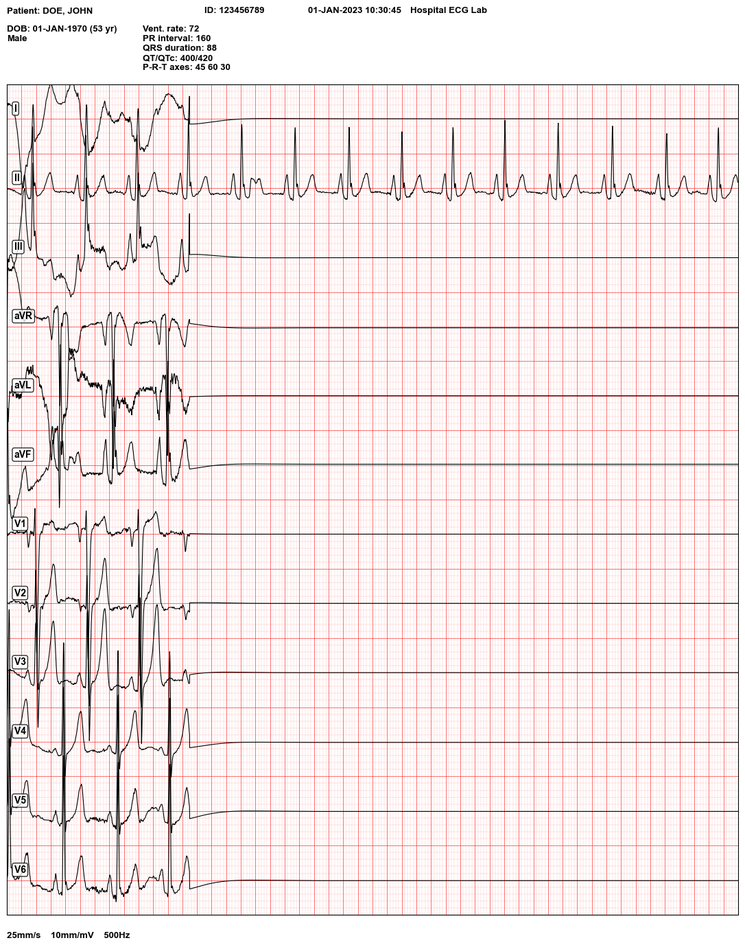
#> input picture 00001_-0_0000.png, 745 x 947 px, shrunk from 1086 x 1380 before the run
$ python digit.py 00001_-0_0000.png
#> lines starting #> are read from the running program, lines starting #| are printed output that depends on the picture; after the words box and inside, x2 and y2 are one past the last pixel; in counts of white or black regions, pixels touching at a corner belong together
#!/usr/bin/env python3
"""
ECG PNG to WFDB Converter
Digitizes ECG traces from PNG images and converts to WFDB format
"""

import cv2
import numpy as np
import wfdb
import matplotlib.pyplot as plt
from scipy import signal
from scipy.interpolate import interp1d
import argparse
import os
from typing import List, Tuple, Dict
import json

class ECGDigitizer:
    def __init__(self, sampling_rate: int = 500):
        """
        Initialize ECG digitizer

        Args:
            sampling_rate: Target sampling rate for output signals (Hz)
        """
        self.sampling_rate = sampling_rate
        self.lead_names = ['I', 'II', 'III', 'aVR', 'aVL', 'aVF', 'V1', 'V2', 'V3', 'V4', 'V5', 'V6']

    def preprocess_image(self, image_path: str) -> np.ndarray:
        """
        Load and preprocess the ECG image

        Args:
            image_path: Path to the ECG PNG file

        Returns:
            Preprocessed grayscale image
        """
        # Load image
        img = cv2.imread(image_path)
        if img is None:
            raise ValueError(f"Could not load image: {image_path}")

        # Convert to grayscale
        gray = cv2.cvtColor(img, cv2.COLOR_BGR2GRAY)

        # Apply Gaussian blur to reduce noise
        blurred = cv2.GaussianBlur(gray, (3, 3), 0)

        # Enhance contrast
        clahe = cv2.createCLAHE(clipLimit=2.0, tileGridSize=(8, 8))
        enhanced = clahe.apply(blurred)

        return enhanced

    def detect_grid_and_calibration(self, image: np.ndarray) -> Dict:
        """
        Detect ECG grid and calibration information

        Args:
            image: Preprocessed grayscale image

        Returns:
            Dictionary containing grid and calibration info
        """
        height, width = image.shape

        # Detect horizontal and vertical lines (grid)
        horizontal_kernel = cv2.getStructuringElement(cv2.MORPH_RECT, (width//20, 1))
        vertical_kernel = cv2.getStructuringElement(cv2.MORPH_RECT, (1, height//20))

        # Find horizontal lines
        horizontal_lines = cv2.morphologyEx(image, cv2.MORPH_OPEN, horizontal_kernel)
        horizontal_lines = cv2.dilate(horizontal_lines, horizontal_kernel, iterations=2)

        # Find vertical lines
        vertical_lines = cv2.morphologyEx(image, cv2.MORPH_OPEN, vertical_kernel)
        vertical_lines = cv2.dilate(vertical_lines, vertical_kernel, iterations=2)

        # Standard ECG paper: 25mm/s, 10mm/mV
        # Estimate pixels per mm based on grid detection
        h_lines_y = np.where(np.mean(horizontal_lines, axis=1) > 50)[0]
        v_lines_x = np.where(np.mean(vertical_lines, axis=0) > 50)[0]

        if len(h_lines_y) > 1 and len(v_lines_x) > 1:
            pixels_per_mm_y = np.median(np.diff(h_lines_y))
            pixels_per_mm_x = np.median(np.diff(v_lines_x))
        else:
            # Default fallback values
            pixels_per_mm_y = height / 100  # Assume 100mm height
            pixels_per_mm_x = width / 250   # Assume 250mm width (10s at 25mm/s)

        return {
            'pixels_per_mm_x': pixels_per_mm_x,
            'pixels_per_mm_y': pixels_per_mm_y,
            'horizontal_lines': h_lines_y,
            'vertical_lines': v_lines_x,
            'image_width': width,
            'image_height': height
        }

    def segment_leads(self, image: np.ndarray, num_leads: int = 12) -> List[np.ndarray]:
        """
        Segment the image into individual lead strips

        Args:
            image: Preprocessed image
            num_leads: Number of leads to extract

        Returns:
            List of image segments for each lead
        """
        height, width = image.shape

        # Common ECG layouts
        if num_leads == 12:
            # Standard 12-lead layout: 4 rows of 3 leads + rhythm strip
            rows = 4
            leads_per_row = 3
        elif num_leads == 6:
            rows = 2
            leads_per_row = 3
        elif num_leads == 3:
            rows = 3
            leads_per_row = 1
        else:
            rows = num_leads
            leads_per_row = 1

        row_height = height // rows
        lead_segments = []

        for row in range(rows):
            y_start = row * row_height
            y_end = (row + 1) * row_height

            if row < rows - 1:  # Not the last row (rhythm strip)
                col_width = width // leads_per_row
                for col in range(leads_per_row):
                    x_start = col * col_width
                    x_end = (col + 1) * col_width
                    segment = image[y_start:y_end, x_start:x_end]
                    lead_segments.append(segment)
            else:
                # Last row is typically a rhythm strip (full width)
                segment = image[y_start:y_end, :]
                lead_segments.append(segment)

        return lead_segments[:num_leads]

    def extract_signal_from_segment(self, segment: np.ndarray, calibration: Dict) -> np.ndarray:
        """
        Extract the signal trace from a lead segment

        Args:
            segment: Image segment containing one lead
            calibration: Calibration information

        Returns:
            1D array of signal values
        """
        height, width = segment.shape

        # Apply threshold to isolate the signal trace
        # ECG traces are typically dark on light background
        thresh = cv2.threshold(segment, 0, 255, cv2.THRESH_BINARY + cv2.THRESH_OTSU)[1]

        # Invert if needed (signal should be white on black)
        if np.mean(thresh) > 127:
            thresh = cv2.bitwise_not(thresh)

        # Find the signal trace for each x position
        signal_y = []

        for x in range(width):
            column = thresh[:, x]
            white_pixels = np.where(column == 255)[0]

            if len(white_pixels) > 0:
                # Use median y position of white pixels
                y_pos = np.median(white_pixels)
            else:
                # Interpolate from neighboring columns
                y_pos = height // 2  # Default to middle

            signal_y.append(y_pos)

        # Convert pixel positions to voltage values
        # Invert y-axis (top of image = positive voltage)
        signal_y = np.array(signal_y)
        signal_y = height - signal_y

        # Convert to mV using calibration
        # Standard: 10mm = 1mV
        pixels_per_mv = calibration['pixels_per_mm_y'] * 10
        signal_mv = (signal_y - height/2) / pixels_per_mv

        # Smooth the signal
        signal_mv = signal.savgol_filter(signal_mv, window_length=5, polyorder=2)

        return signal_mv

    def resample_signal(self, signal_data: np.ndarray, original_duration: float) -> np.ndarray:
        """
        Resample signal to target sampling rate

        Args:
            signal_data: Original signal data
            original_duration: Duration of original signal in seconds

        Returns:
            Resampled signal data
        """
        original_length = len(signal_data)
        target_length = int(original_duration * self.sampling_rate)

        # Create interpolation function
        x_original = np.linspace(0, original_duration, original_length)
        x_target = np.linspace(0, original_duration, target_length)

        interpolator = interp1d(x_original, signal_data, kind='cubic',
                              bounds_error=False, fill_value='extrapolate')
        resampled = interpolator(x_target)

        return resampled

    def digitize_ecg(self, image_path: str, duration: float = 10.0,
                    num_leads: int = 12, output_name: str = None) -> str:
        """
        Main function to digitize ECG from PNG and save as WFDB

        Args:
            image_path: Path to ECG PNG file
            duration: Duration of ECG recording in seconds
            num_leads: Number of leads to extract
            output_name: Output filename (without extension)

        Returns:
            Path to created WFDB files
        """
        if output_name is None:
            output_name = os.path.splitext(os.path.basename(image_path))[0]

        print(f"Processing ECG image: {image_path}")

        # Preprocess image
        image = self.preprocess_image(image_path)
        print(f"Image loaded: {image.shape}")

        # Detect calibration
        calibration = self.detect_grid_and_calibration(image)
        print(f"Calibration detected - X: {calibration['pixels_per_mm_x']:.1f} px/mm, "
              f"Y: {calibration['pixels_per_mm_y']:.1f} px/mm")

        # Segment leads
        lead_segments = self.segment_leads(image, num_leads)
        print(f"Segmented into {len(lead_segments)} leads")

        # Extract signals from each lead
        signals = []
        lead_names_used = self.lead_names[:num_leads]

        for i, segment in enumerate(lead_segments):
            print(f"Extracting signal from lead {lead_names_used[i]}...")
            signal_data = self.extract_signal_from_segment(segment, calibration)

            # Resample to target sampling rate
            resampled_signal = self.resample_signal(signal_data, duration)
            signals.append(resampled_signal)

        # Convert to numpy array (leads x samples)
        signals_array = np.array(signals)

        # Create WFDB record
        self.save_wfdb_record(signals_array, lead_names_used, output_name, duration)

        print(f"WFDB files created: {output_name}.dat, {output_name}.hea")
        return output_name

    def save_wfdb_record(self, signals: np.ndarray, lead_names: List[str],
                        record_name: str, duration: float):
        """
        Save signals as WFDB format files

        Args:
            signals: Signal data (leads x samples)
            lead_names: Names of the leads
            record_name: Output record name
            duration: Signal duration in seconds
        """
        # WFDB expects signals in (samples x leads) format
        signals_transposed = signals.T

        # Create signal info for each lead
        sig_names = lead_names
        units = ['mV'] * len(lead_names)

        # Write WFDB record
        wfdb.wrsamp(
            record_name=record_name,
            fs=self.sampling_rate,
            units=units,
            sig_name=sig_names,
            p_signal=signals_transposed,
            fmt=['16'] * len(lead_names),
            comments=[f'Digitized from PNG image', f'Duration: {duration}s']
        )

    # [47 lines left out: functions validate_output, plot_validation, not called in this run]


def main():
    """Main function with command line interface"""
    parser = argparse.ArgumentParser(description='Digitize ECG PNG files to WFDB format')
    parser.add_argument('input_image', help='Path to input ECG PNG file')
    parser.add_argument('-o', '--output', help='Output filename (without extension)')
    parser.add_argument('-d', '--duration', type=float, default=10.0,
                       help='Duration of ECG recording in seconds (default: 10.0)')
    parser.add_argument('-n', '--num_leads', type=int, default=12,
                       help='Number of leads to extract (default: 12)')
    parser.add_argument('-fs', '--sampling_rate', type=int, default=500,
                       help='Sampling rate in Hz (default: 500)')
    parser.add_argument('--validate', action='store_true',
                       help='Validate output by plotting signals')

    args = parser.parse_args()

    # Initialize digitizer
    digitizer = ECGDigitizer(sampling_rate=args.sampling_rate)

    try:
        # Process the ECG image
        output_name = digitizer.digitize_ecg(
            image_path=args.input_image,
            duration=args.duration,
            num_leads=args.num_leads,
            output_name=args.output
        )

        # Validate if requested
        if args.validate:
            digitizer.validate_output(output_name)

        print(f"\nSuccessfully digitized ECG to WFDB format: {output_name}")

    except Exception as e:
        print(f"Error processing ECG: {e}")
        return 1

    return 0


# Example usage functions
# [54 lines left out: functions batch_process_ecgs, create_sample_config, not called in this run]


if __name__ == "__main__":
    import sys

    # Check if required packages are available
    required_packages = ['cv2', 'wfdb', 'scipy', 'matplotlib']
    missing_packages = []

    for package in required_packages:
        try:
            __import__(package)
        except ImportError:
            missing_packages.append(package)

    if missing_packages:
        print(f"Missing required packages: {', '.join(missing_packages)}")
        print("Install with: pip install opencv-python wfdb scipy matplotlib")
        sys.exit(1)

    # Run main function
    sys.exit(main())
#> in preprocess_image, img is the input picture: shape (947, 745, 3); mean B, G, R 231.8, 231.8, 245.6
#> in preprocess_image, `gray = cv2.cvtColor(img, cv2.COLOR_BGR2GRAY)`:
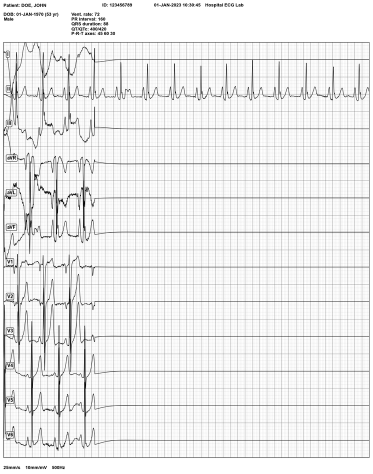
#> gray: shape (947, 745) (shown at 1/2 size); min 0, max 255, mean 235.9
#> in preprocess_image, `enhanced = clahe.apply(blurred)`:
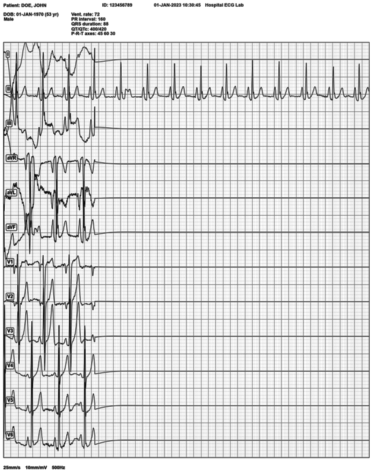
#> enhanced: shape (947, 745) (shown at 1/2 size); min 2, max 255, mean 218.8
#| Image loaded: (947, 745)
#> in detect_grid_and_calibration, `horizontal_lines = cv2.dilate(horizontal_lines, horizontal_kernel, ite..`:
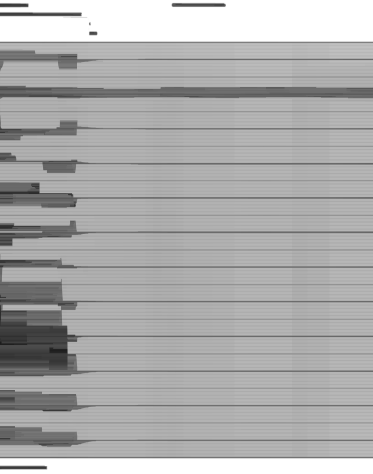
#> horizontal_lines: shape (947, 745) (shown at 1/2 size); min 27, max 255, mean 173.2
#> in detect_grid_and_calibration, `vertical_lines = cv2.morphologyEx(image, cv2.MORPH_OPEN, vertical_kern..`:
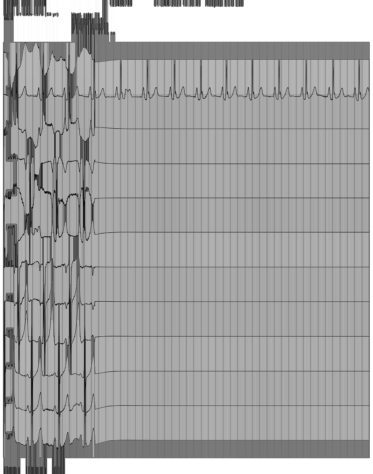
#> vertical_lines: shape (947, 745) (shown at 1/2 size); min 2, max 255, mean 165.3
#> in detect_grid_and_calibration, `vertical_lines = cv2.dilate(vertical_lines, vertical_kernel, iteration..`:
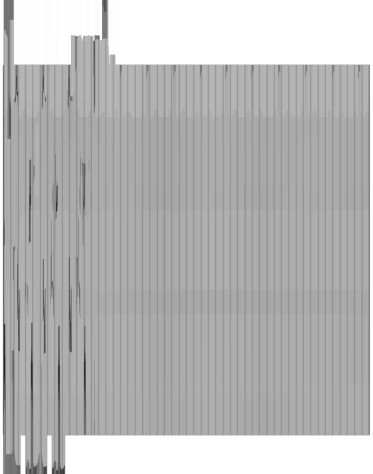
#> vertical_lines: shape (947, 745) (shown at 1/2 size); min 24, max 255, mean 184
#> in detect_grid_and_calibration, `h_lines_y = np.where(np.mean(horizontal_lines, axis=1) > 50)[0]`: h_lines_y = 947 values from 0 to 946
#> in detect_grid_and_calibration, `v_lines_x = np.where(np.mean(vertical_lines, axis=0) > 50)[0]`: v_lines_x = 745 values from 0 to 744
#> in detect_grid_and_calibration, `pixels_per_mm_y = np.median(np.diff(h_lines_y))`: pixels_per_mm_y = 1
#> in digitize_ecg, `calibration = self.detect_grid_and_calibration(image)`: calibration = 6 items
#| Calibration detected - X: 1.0 px/mm, Y: 1.0 px/mm
#> after the loop in segment_leads, `for row in range(rows):`: lead_segments = 10 items
#| Segmented into 10 leads
#> the loop in digitize_ecg, `for i, segment in enumerate(lead_segments):` made 10 passes
#> (width in extract_signal_from_segment, original_length in resample_signal) on passes 1 to 8: (248, 248), (248, 248), (248, 248), (248, 248), (248, 248), (248, 248), (248, 248), (248, 248)
#> (printed output is left out)
#> pass 1, in extract_signal_from_segment, `thresh = cv2.threshold(segment, 0, 255, cv2.THRESH_BINARY + cv2.THRESH..`:
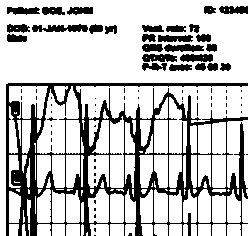
#> thresh: shape (236, 248); 75.8% white; 75 black regions (48 under 20 px), largest, box (x1, y1, x2, y2) and area: (6, 83, 248, 236) 10349, (32, 24, 88, 32) 314, (164, 44, 204, 52) 235
#> pass 2, in extract_signal_from_segment (call 2), `thresh = cv2.threshold(segment, 0, 255, cv2.THRESH_BINARY + cv2.THRESH..`:
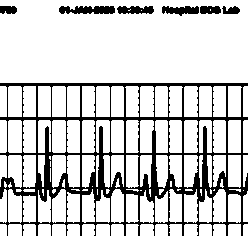
#> thresh: shape (236, 248); 81.8% white; 7 black regions, largest, box (x1, y1, x2, y2) and area: (0, 83, 248, 236) 9416, (59, 6, 115, 14) 370, (162, 6, 199, 16) 253
#> (the program exits here)

$ run again, on 40689238.png
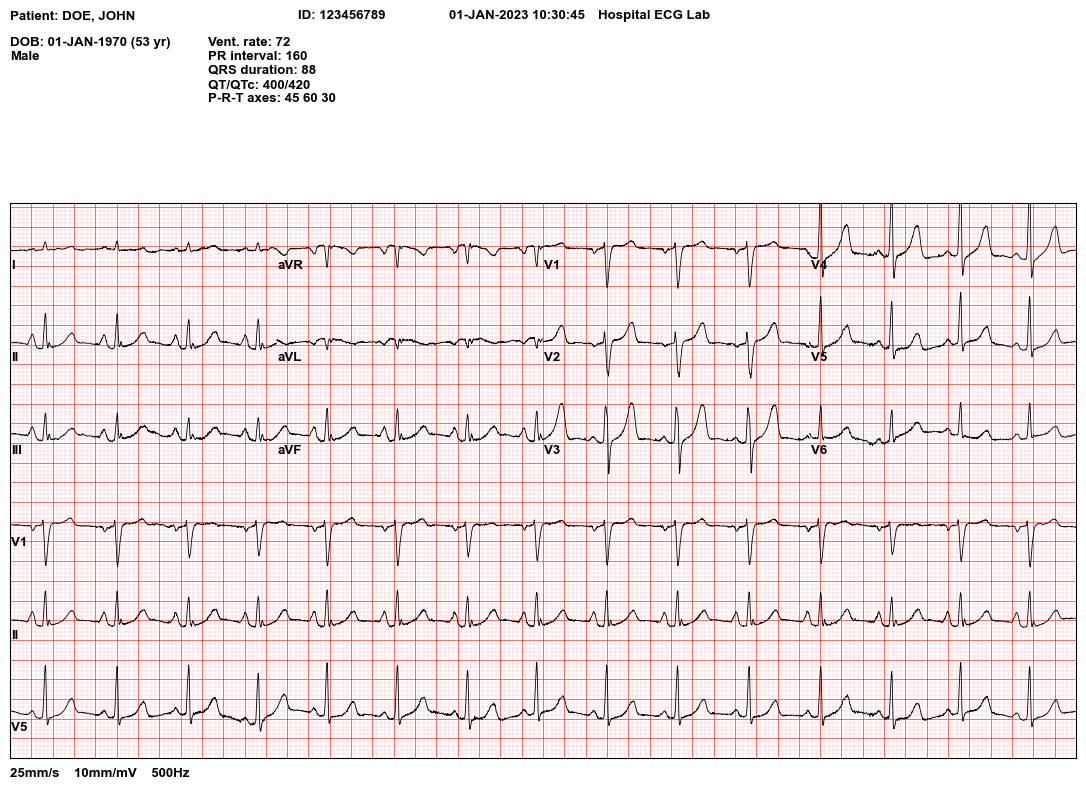
#> input picture 40689238.png, 1086 x 790 px
#> in preprocess_image, img is the input picture: shape (790, 1086, 3); mean B, G, R 231.4, 231.4, 247.5
#| Image loaded: (790, 1086)
#> in detect_grid_and_calibration, `vertical_lines = cv2.dilate(vertical_lines, vertical_kernel, iteration..`:
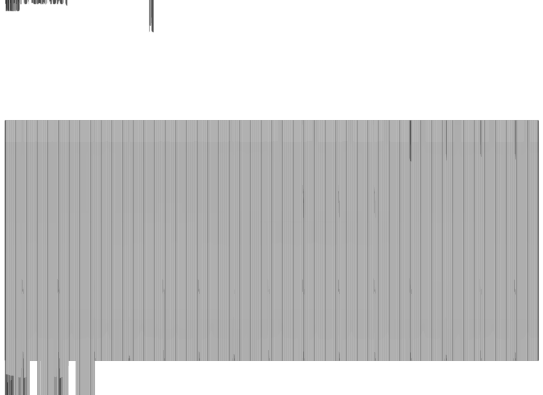
#> vertical_lines: shape (790, 1086) (shown at 1/2 size); min 34, max 255, mean 203
#> h_lines_y = 790 values from 0 to 789
#> v_lines_x = 1086 values from 0 to 1085
#> pixels_per_mm_y = 1
#> calibration = 6 items
#| Calibration detected - X: 1.0 px/mm, Y: 1.0 px/mm
#> after the loop in segment_leads, `for row in range(rows):`: lead_segments = 10 items
#| Segmented into 10 leads
#> the loop in digitize_ecg, `for i, segment in enumerate(lead_segments):` made 10 passes
#> (width in extract_signal_from_segment, original_length in resample_signal) on passes 1 to 8: (362, 362), (362, 362), (362, 362), (362, 362), (362, 362), (362, 362), (362, 362), (362, 362)
#> (printed output is left out)
#> pass 2, in extract_signal_from_segment (call 2), `thresh = cv2.threshold(segment, 0, 255, cv2.THRESH_BINARY + cv2.THRESH..`:
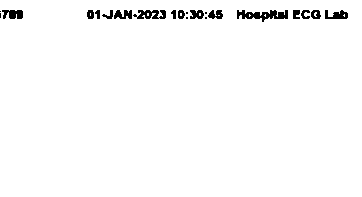
#> thresh: shape (197, 362); 97.9% white; 21 black regions (6 under 20 px), largest, box (x1, y1, x2, y2) and area: (237, 10, 288, 22) 329, (133, 10, 166, 19) 195, (2, 10, 23, 19) 149
